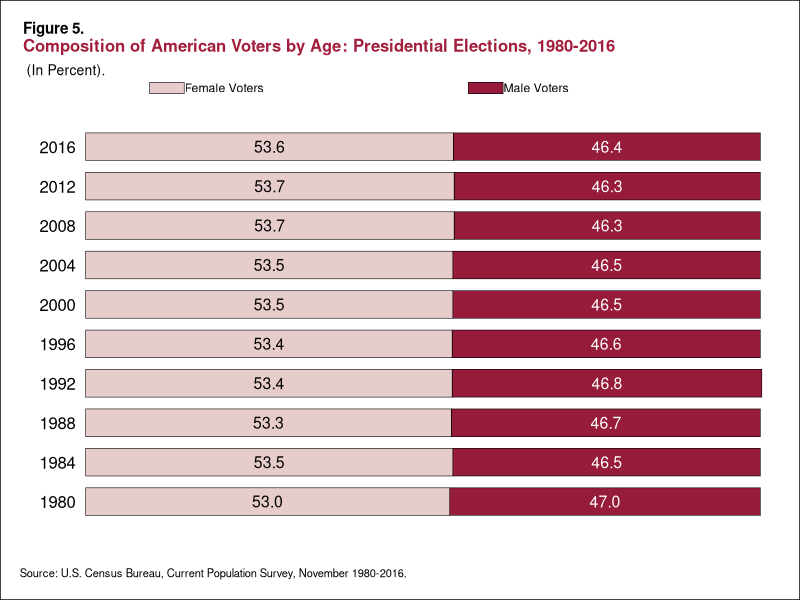

Write R code to recreate this figure.
## ---- chunk 1
knitr::opts_chunk$set(echo = TRUE)
library(tidyverse)
library("ggtext")

## ---- chunk 2
year_levels <- c("1980","1984", "1988", "1992","1996","2000", "2004", "2008", "2012","2016")
type_levels= c("Male Voters", "Female Voters")

pop_colors <- c("#971c3c", "#e6cdcb")



vote_data<- tibble(
  vote_type = rep(type_levels, 10),
  pop_groups= rep(year_levels, c(2,2,2,2,2,2,2,2,2,2)),
  amount= c(47.0,55.0,46.5,55.5,46.7,55.3,46.8,55.4,46.6,55.4,46.5,55.5,46.5,55.5,46.3,55.7,46.3,55.7,46.4,55.6),
  amount_1= c('47.0','53.0','46.5','53.5','46.7','53.3','46.8','53.4','46.6','53.4','46.5','53.5','46.5', '53.5','46.3','53.7','46.3','53.7','46.4','53.6'),
  fill= rep(pop_colors, 10)
)

vote_labels <- tibble(
  vote_type= factor(type_levels, levels= type_levels),
)
vote_data<- vote_data%>%
  mutate(vote_type = factor(vote_type, levels= type_levels),
         pop_groups= factor(pop_groups, levels= year_levels),
         fill= factor(fill, levels= pop_colors))
area<- ((ggplot(vote_data, aes(x = pop_groups, 
                      y = amount, 
                      fill = fill, 
                      label = amount_1))+
  geom_col(color = "black", size= .2, width=.7)+ geom_text(size = 4, 
            position = position_stack(vjust = 0.5), color=ifelse(vote_data$vote_type=="Female Voters", 'black', 'white'))) +
 labs(title =  "<p><span style = 'font-size:11pt; color:#000000'><b>Figure 5.</span></p><p><span style = 'font-size:12pt; color:#a21e3c'><b>Composition of American Voters by Age: Presidential Elections, 1980-2016</span></p>",
       subtitle = "<span style = 'font-size:10pt; color:#000000'>(In Percent).</span>",
       y = "",
       x = "",
       caption = "Source: U.S. Census Bureau, Current Population Survey, November 1980-2016.") + scale_fill_manual(labels= type_levels, values= pop_colors, name = "", guide= guide_legend(reverse=TRUE)))
  new<- (area+ scale_y_continuous(limits= c(0,103),expand = c(0, 2))+ theme_classic()+
    theme( panel.grid = element_blank(),
           plot.background = element_rect(fill = "white", color = "black"),
           panel.grid.major = element_blank(),
           panel.grid.minor = element_blank(),
           plot.title = element_markdown(hjust=.02),
           plot.title.position = "plot",
           plot.caption.position = "plot",
           plot.subtitle = element_markdown(hjust= .01), 
           plot.caption = element_text(size = 8, color = "black", hjust = 0),
           axis.ticks = element_blank(),
           axis.line.y = element_blank(),
           legend.position= "top",
           axis.line.x = element_blank(),
           axis.text.x= element_blank(),
           axis.text.y= element_text(margin = margin(r = -5), color= "black", size=12),
           legend.key.height = unit(.2, "cm"), legend.key.width= unit(.9, "cm"),
           legend.justification = c(0, 0),
    legend.margin = margin(c(-5, 0, 0, 50), "cm"),
    plot.margin = unit(c(-20,.8,.5,-20), "cm"),
    legend.text = element_text(margin = margin(r = 5, unit = "cm"))))
  
  
     
      

new + coord_flip()+ scale_x_discrete(expand=c(.1,0))+ theme(plot.margin = unit(c(.5,.5,.5,.5), "cm"))


